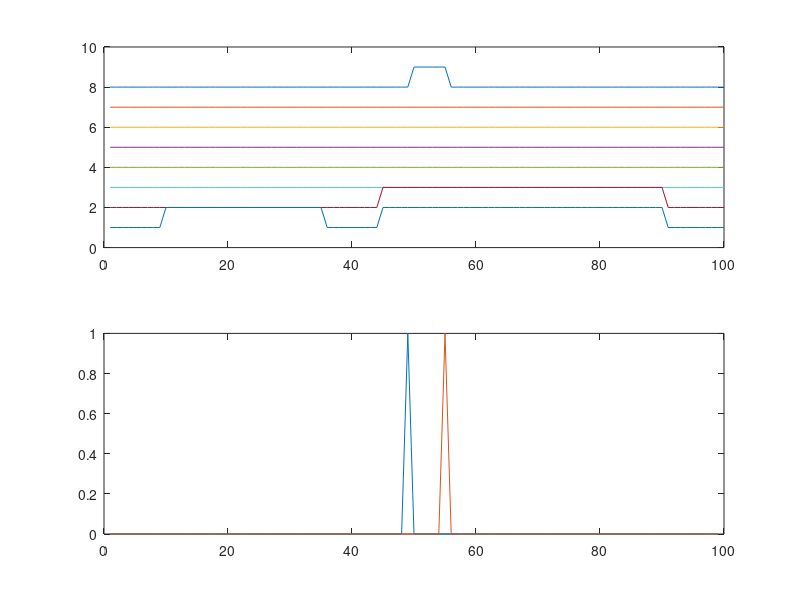

Write MATLAB code to recreate this figure.
clear vars;
clear all;
close all;

img.arc_n = 8;
img.norm_arc = 100; 
img.node_n = 50;

img.finger_n = 10;

for a=img.arc_n:-1:1
    img.circle(a).intersection_norm = false(img.norm_arc,1);
end

for n=img.node_n:-1:1
    img.node(n).arc = 0;
    img.node(n).left = 0;
    img.node(n).right = 0;
    img.node(n).parent = 0;
    img.node(n).base = false;
    img.node(n).id = 0;
end

for f=img.finger_n:-1:1
    img.finger(f).left = 0;
    img.finger(f).right = 0;
    img.finger(f).arc = 0;
end

% img.circle(8).intersection_norm(20:30) = true;
% img.circle(7).intersection_norm(25:35) = true;
% img.circle(6).intersection_norm(30:40) = true;
% img.circle(5).intersection_norm(35:45) = true;
% img.circle(4).intersection_norm(40:50) = true;
% img.circle(3).intersection_norm(45:55) = true;
img.circle(2).intersection_norm(50:60) = true;
img.circle(1).intersection_norm(10:35) = true;
% 
% % Floating Segment
img.circle(8).intersection_norm(50:55) = true;
% 
% 
% img.circle(8).intersection_norm(70:80) = true;
% img.circle(7).intersection_norm(70:80) = true;
% img.circle(6).intersection_norm(70:80) = true;
% img.circle(5).intersection_norm(70:80) = true;
% img.circle(4).intersection_norm(70:80) = true;
% img.circle(3).intersection_norm(70:80) = true;
img.circle(2).intersection_norm(45:90) = true;
img.circle(1).intersection_norm(45:90) = true;
% 
% 
% img.circle(3).intersection_norm(20:30) = true;
% img.circle(2).intersection_norm(20:30) = true;

figure;
subplot(2,1,1);
for a=img.arc_n:-1:1
    plot(1:img.norm_arc, 1.0*img.circle(a).intersection_norm+a); hold on;  
end
hold off;

tic
img.node_n = 0;

% Start from Base and Work Outwards
for r=1:img.arc_n

    % Edge Detection
    img.circle(r).intersection_norm(1) = 0;
    img.circle(r).intersection_norm(end) = 0;
    
    a1 = img.circle(r).intersection_norm(1:end-1);
    a2 = img.circle(r).intersection_norm(2:end);      
    
    posedge = (~a1 & a2) & a2;
    negedge = (a1 & ~a2) & a1;
    
    posedge_i = find(posedge);
    negedge_i = find(negedge);
        
    for n=1:length(posedge_i)
        img.node_n = img.node_n + 1;
        img.node(img.node_n).arc = r;
        img.node(img.node_n).left = posedge_i(n);
        img.node(img.node_n).right = negedge_i(n);
        
        if(r>1)
            for i = img.node_n:-1:1
                prev_arc(i) = img.node(i).arc;
            end
            for nn=find(prev_arc==r-1)
                if( (img.node(img.node_n).left >= img.node(nn).left &&...
                     img.node(img.node_n).left <= img.node(nn).right) ...
                     || ...
                     (img.node(img.node_n).right >= img.node(nn).left &&...
                     img.node(img.node_n).right <= img.node(nn).right) )
                    img.node(img.node_n).parent = nn;
                    
                    img.node(img.node_n).base = img.node(nn).base;
                    
                end
            end
        else
            img.node(img.node_n).base = true;
        end                
    end   
end


% Start from Tip and Work Inwards
img.node_id = 1;
for n=img.node_n:-1:1    
    if(img.node(n).id == 0 && img.node(n).parent ~= 0)
        img.finger(img.node_id).left = img.node(n).left;
        img.finger(img.node_id).right = img.node(n).right;      
        img.finger(img.node_id).arc = img.node(n).arc;
        % Trickle Down Fingers
        new_n = n;
        while(img.node(new_n).id == 0 && img.node(new_n).parent ~= 0)
            img.node(new_n).id = img.node_id;
            new_n = img.node(new_n).parent;
        end        
        img.node_id = img.node_id + 1;
    end                
end
toc


% Reset Fingers




subplot(2,1,2);
plot(posedge); hold on;
plot(negedge);
% for a=img.arc_n:-1:1
%     plot(1:img.norm_arc, 1.0*img.circle(a).intersection_norm+a); hold on;  
% end
% hold off;





